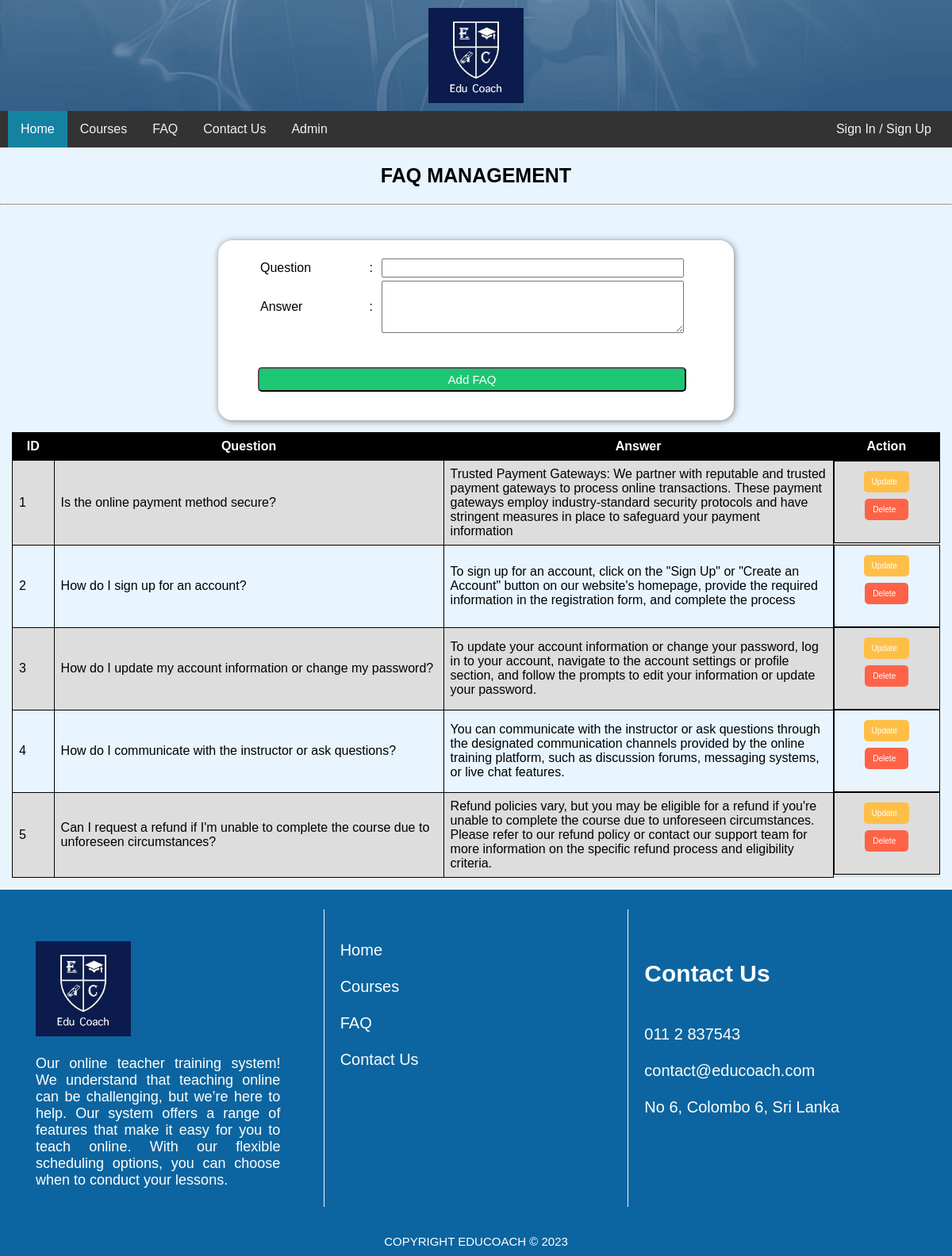
The app's page /faqmanage.php with its own data.
### tables this page shows
CREATE TABLE `faq` (
  `id` int(11) NOT NULL,
  `question` varchar(500) NOT NULL,
  `answer` varchar(500) NOT NULL,
  `created_date` timestamp NOT NULL DEFAULT current_timestamp()
);

### faqmanage.php (the view, shortened to what this page needs)
<?php require_once('./db/connection.php'); ?>
<html lang="en">
<head>
    <link rel="stylesheet" href="./css/style.css">
    <link rel="stylesheet" href="./css/header.css">
    <link rel="stylesheet" href="./css/footer.css">
    <link rel="stylesheet" href="./css/faq.css">
    <link href="https://cdn.jsdelivr.net/npm/remixicon@3.2.0/fonts/remixicon.css" rel="stylesheet">
</head>
<body>
    <?php include './components/header.php' ?>
    <div>
        <h2 class="page-title">FAQ MANAGEMENT</h2>
        <hr/>
        <br><br>
            <div class="card-form">
                        <div class="form-card-body">
                            <form method="post" action="<?php echo $_SERVER['PHP_SELF']; ?>" >
                            <table>
                                <tbody>
                                    <tr>
                                        <td> <label for="name">Question</label></td>
                                        <td>:</td>
                                        <td><input type="text" name="question" value="<?php echo $question; ?>" required></td>
                                    </tr>
                                    <tr>
                                        <td><label for="description">Answer</label></td>
                                        <td>:</td>
                                        <td><textarea name="answer" rows="4" required><?php echo $answer; ?></textarea></td>
                                    </tr>
                                    <tr >
                                        <td></td>
                                        <td></td>
                                        <td>
                                        </td>
                                    </tr>
                                </tbody>
                            </table>
                            <br><br>
                                <?php
                                if (isset($_GET['id'])) {
                                   echo '<button class="update-btn" type="submit" name="update">Update FAQ</button>';
                                }
                                else{
                                    echo '<button class="create-btn" type="submit" name="submit">Add FAQ</button>';
                                }
                                ?>
                            </form>
                        </div>
            </div>
    </div>
<div class="display-table">
    <table>
        <tbody>
            <tr>
                <th>ID</th>
                <th>Question</th>
                <th>Answer</th>
                <th>Action</th>
            </tr>
            <?php
                $query = "SELECT * FROM faq";
                $result = mysqli_query($connection, $query);
                while ($row = mysqli_fetch_assoc($result)) {
                    echo "<tr>";
                    echo "<td>".$row['id']."</td>";
                    echo "<td class='td-question'>".$row['question']."</td>";
                    echo "<td class='td-question'>".$row['answer']."</td>";
                    echo '<td class="action-td">
                                <a class="action-button update-action-btn" href="./faqmanage.php?id=' . $row['id'] . '" type="submit" name="edit">Update &nbsp <i class="ri-edit-box-fill"></i></a>
                                <form method="post" action="./faqmanage.php">
                                    <input type="hidden" name="faqId" value="' . $row['id'] . '">
                                    <button class="action-button dlt-button" type="submit" name="delete" onclick="return confirm(\'Are you sure you want to delete this course?\');">Delete &nbsp <i class="ri-delete-bin-2-fill"></i></button>
                                </form>
                        </td>';
                    echo "</tr>";
                }
                ?>
        </tbody>
    </table>
</div>
    <?php include './components/footer.php' ?>
</body>
</html>

### components/header.php (shortened to what this page needs)
<header>
  <div class="header-main-container">
    <div class="header-upper-container">
      <img src="./images/EDUCOACH.JPG" alt="">
    </div>
    <div>
      <div class="topnav">
        <a class="active" href="./">Home</a>
        <a href="./course.php">Courses</a>
        <a href="./faq.php">FAQ</a>
        <a href="./contactus.php">Contact Us</a>
        <div class="dropdown">
          <a class="dropbtn">Admin</a>
        </div>
        <div class="last-a-box">
          <?php
            if (!isset($_SESSION['user_id'])) {
              echo '<a href="./join.php">Sign In / Sign Up</a>';
            } else {
              echo '<a>Hi ' , $_SESSION['name'] , '!</a>';
              echo '<a href="./myaccount.php">My Account</a>';
            }
          ?>
        </div>
      </div>
    </div>
  </div>
</header>

### components/footer.php
<footer>
        <div class="footer-row">
            <div class="footer-column footer-side1">
                <img class="footer-logo" src="./images//EDUCOACH.JPG" alt=""/>
                <p>
                    Our online teacher training system! We understand that teaching online can be challenging,
                    but we’re here to help. Our system offers a range of features that make it easy for you to
                    teach online. With our flexible scheduling options, you can choose when to conduct your lessons.
                </p>
            </div>
            <div class="footer-column footer-side2">
                <a  href="./">Home</a>
                <br>
                <a href="./course.php">Courses</a>
                <br>
                <a href="./faq.php">FAQ</a>
                <br>
                <a href="./contactus.php">Contact Us</a>
            </div>
            <div class="footer-column footer-side2">
                <h2>Contact Us</h2>
                <br>
                <a  href="tel:+94112837543"> <i class="ri-phone-fill"></i> 011 2 837543</a>
                <br>
                <a href="mailto:contact@educoach.com"> <i class="ri-mail-fill"></i> contact@educoach.com</a>
                <br>
                <a ><i class="ri-map-pin-fill"></i> No 6, Colombo 6, Sri Lanka</a>
                <br>
            </div>
        </div>
        <div class="copyright-text">COPYRIGHT EDUCOACH © 2023</div>
    </footer>

### css/style.css (style rules this page uses)
body { margin: 0; font-family: Arial, Helvetica, sans-serif; }

### css/header.css (style rules this page uses)
.header-main-container { display: flex; flex-direction: column; width: 100%; background-image: url("../images/backgrounf ff.JPG"); background-repeat: no-repeat; background-origin: content-box; background-size: 100%; background-position-y: center; }
.header-upper-container { display: flex; padding: 10px; justify-content: center; }
.header-upper-container img { width: 10vw; margin: auto; }
.topnav { background-color: #333; overflow: hidden; padding: 0px 10px; }
.topnav a { float: left; color: #f2f2f2; text-align: center; padding: 14px 16px; text-decoration: none; font-size: 16px; }
.topnav a.active { background-color: #1483a2; color: white; }
.dropdown { float: left; overflow: hidden; }
.dropdown .dropbtn { font-size: 16px; border: none; outline: none; color: #f2f2f2; padding: 14px 16px; background-color: inherit; font-family: inherit; margin: 0; }
.last-a-box { float: right; }

### css/footer.css (style rules this page uses)
footer { background-color: #0c65a0; color: white; }
.footer-row { display: flex; flex-direction: row; padding: 25px; }
.footer-column { width: 33.333%; padding: 40px 20px 5px 20px; }
.footer-side1 p { max-width: 90%; font-size: 18px; text-align: justify; margin-top: 4px; }
.footer-logo { width: 10vw; margin-bottom: 20px; }
.footer-side2 { display: flex; flex-direction: column; font-size: 20px; border-color: aliceblue; border-style: solid; border-width: 0 0 0 1; }
.footer-side2 a { text-decoration: none; color: white; }
.copyright-text { padding: 10px; text-align: center; font-size: 15px; }

### css/faq.css (style rules this page uses)
body { background-color: #e8f5ff; }
.page-title { text-align: center; font-size: 25px; }
.card-form { background-color: #fff; border-radius: 18px; box-shadow: 1px 1px 8px 0 grey; height: auto; margin: auto; padding: 20px 0 20px 50px; width: 50%; }
.form-card-body table { width: 90%; }
.form-card-body input, textarea { width: 100%; }
.form-card-body input { height: 3vh; }
.form-card-body button { width: 90%; font-size: 15px; color: white; border-radius: 5px; padding: 5px 3px; }
.display-table { padding: 15px; }
.display-table table { font-family: arial, sans-serif; border-collapse: collapse; width: 100%; }
.display-table th { background-color: #000; border: 1px solid #000000; color: white; text-align: center; padding: 8px; }
.display-table td { border: 1px solid black; text-align: left; padding: 8px; }
.display-table tr:nth-child(even) { background-color: #dddddd; }
.td-question { width: 42%; }
.create-btn { background-color: rgb(29, 198, 114); }
.dlt-button { background-color: tomato; }
.update-action-btn { background-color:rgb(255, 191, 71) ; }
.action-td { display: flex; flex-direction: column; justify-content: center; justify-items: baseline; align-items: center; }
.action-td a { display: block; }
.action-button { border: none; color: white; font-size: 10px; border-radius: 5px; padding: 8px 10px; text-decoration: none; margin: 4px 4px; }

### records on screen
faq: id "1", question "Is the online payment method secure?", answer "Trusted Payment Gateways: We partner with reputable and trusted payment gateways to process online transactions. These payment gateways employ industry-standard security protocols and have stringent measures in place to safeguard your payment information"
faq: id "2", question "How do I sign up for an account?", answer "To sign up for an account, click on the \"Sign Up\" or \"Create an Account\" button on our website's homepage, provide the required information in the registration form, and complete the process"
faq: id "3", question "How do I update my account information or change my password?", answer "To update your account information or change your password, log in to your account, navigate to the account settings or profile section, and follow the prompts to edit your information or update your password."
faq: id "4", question "How do I communicate with the instructor or ask questions?", answer "You can communicate with the instructor or ask questions through the designated communication channels provided by the online training platform, such as discussion forums, messaging systems, or live chat features."
faq: id "5", question "Can I request a refund if I'm unable to complete the course due to unforeseen circumstances?", answer "Refund policies vary, but you may be eligible for a refund if you're unable to complete the course due to unforeseen circumstances. Please refer to our refund policy or contact our support team for more information on the specific refund process and eligibility criteria."
